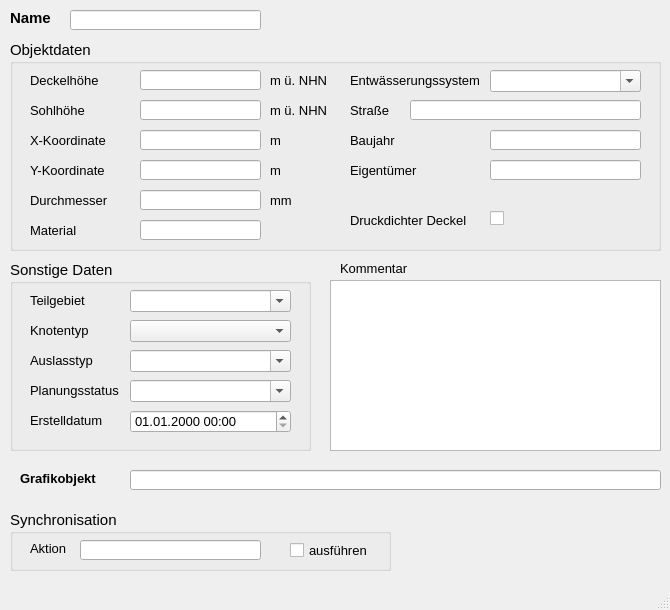
<?xml version="1.0" encoding="UTF-8"?>
<ui version="4.0">
 <class>MainWindow</class>
 <widget class="QMainWindow" name="MainWindow">
  <property name="enabled">
   <bool>true</bool>
  </property>
  <property name="geometry">
   <rect>
    <x>0</x>
    <y>0</y>
    <width>670</width>
    <height>610</height>
   </rect>
  </property>
  <property name="minimumSize">
   <size>
    <width>670</width>
    <height>610</height>
   </size>
  </property>
  <property name="font">
   <font>
    <family>Tahoma</family>
    <pointsize>10</pointsize>
   </font>
  </property>
  <property name="windowTitle">
   <string>Auslass</string>
  </property>
  <widget class="QWidget" name="centralwidget">
   <widget class="QLabel" name="label">
    <property name="geometry">
     <rect>
      <x>10</x>
      <y>10</y>
      <width>51</width>
      <height>16</height>
     </rect>
    </property>
    <property name="font">
     <font>
      <family>Tahoma</family>
      <pointsize>11</pointsize>
      <weight>75</weight>
      <bold>true</bold>
     </font>
    </property>
    <property name="text">
     <string>Name</string>
    </property>
   </widget>
   <widget class="QLabel" name="label_14">
    <property name="geometry">
     <rect>
      <x>340</x>
      <y>260</y>
      <width>81</width>
      <height>16</height>
     </rect>
    </property>
    <property name="font">
     <font>
      <family>Tahoma</family>
      <pointsize>10</pointsize>
     </font>
    </property>
    <property name="text">
     <string>Kommentar</string>
    </property>
   </widget>
   <widget class="QTextEdit" name="kommentar">
    <property name="geometry">
     <rect>
      <x>330</x>
      <y>280</y>
      <width>331</width>
      <height>171</height>
     </rect>
    </property>
    <property name="minimumSize">
     <size>
      <width>0</width>
      <height>0</height>
     </size>
    </property>
    <property name="font">
     <font>
      <family>Tahoma</family>
      <pointsize>10</pointsize>
     </font>
    </property>
    <property name="toolTip">
     <string>&lt;html&gt;&lt;head/&gt;&lt;body&gt;&lt;p&gt;Platz für zusätzliche Kommentare&lt;/p&gt;&lt;/body&gt;&lt;/html&gt;</string>
    </property>
    <property name="statusTip">
     <string>Platz für zusätzliche Kommentare</string>
    </property>
   </widget>
   <widget class="QLineEdit" name="schnam">
    <property name="geometry">
     <rect>
      <x>70</x>
      <y>10</y>
      <width>191</width>
      <height>20</height>
     </rect>
    </property>
    <property name="font">
     <font>
      <family>Tahoma</family>
      <pointsize>11</pointsize>
     </font>
    </property>
    <property name="toolTip">
     <string>&lt;html&gt;&lt;head/&gt;&lt;body&gt;&lt;p&gt;Eindeutige Bezeichnung&lt;/p&gt;&lt;/body&gt;&lt;/html&gt;</string>
    </property>
    <property name="statusTip">
     <string>Eindeutige Bezeichnung</string>
    </property>
   </widget>
   <widget class="QGroupBox" name="groupBox_3">
    <property name="geometry">
     <rect>
      <x>10</x>
      <y>260</y>
      <width>301</width>
      <height>191</height>
     </rect>
    </property>
    <property name="font">
     <font>
      <family>Tahoma</family>
      <pointsize>11</pointsize>
     </font>
    </property>
    <property name="title">
     <string>Sonstige Daten</string>
    </property>
    <widget class="QLabel" name="label_15">
     <property name="geometry">
      <rect>
       <x>20</x>
       <y>30</y>
       <width>101</width>
       <height>20</height>
      </rect>
     </property>
     <property name="font">
      <font>
       <family>Tahoma</family>
       <pointsize>10</pointsize>
      </font>
     </property>
     <property name="text">
      <string>Teilgebiet</string>
     </property>
     <property name="buddy">
      <cstring>simstatus</cstring>
     </property>
    </widget>
    <widget class="QLabel" name="label_16">
     <property name="geometry">
      <rect>
       <x>20</x>
       <y>120</y>
       <width>101</width>
       <height>21</height>
      </rect>
     </property>
     <property name="font">
      <font>
       <family>Tahoma</family>
       <pointsize>10</pointsize>
      </font>
     </property>
     <property name="text">
      <string>Planungsstatus</string>
     </property>
     <property name="buddy">
      <cstring>simstatus</cstring>
     </property>
    </widget>
    <widget class="QLabel" name="label_71">
     <property name="geometry">
      <rect>
       <x>20</x>
       <y>150</y>
       <width>101</width>
       <height>21</height>
      </rect>
     </property>
     <property name="font">
      <font>
       <family>Tahoma</family>
       <pointsize>10</pointsize>
      </font>
     </property>
     <property name="text">
      <string>Erstelldatum</string>
     </property>
    </widget>
    <widget class="QComboBox" name="teilgebiet">
     <property name="geometry">
      <rect>
       <x>120</x>
       <y>30</y>
       <width>161</width>
       <height>22</height>
      </rect>
     </property>
     <property name="font">
      <font>
       <family>Tahoma</family>
       <pointsize>10</pointsize>
      </font>
     </property>
     <property name="toolTip">
      <string>&lt;html&gt;&lt;head/&gt;&lt;body&gt;&lt;p&gt;Zuordnung zu definiertem Teilgebiet&lt;/p&gt;&lt;/body&gt;&lt;/html&gt;</string>
     </property>
     <property name="statusTip">
      <string>Zuordnung zu definiertem Teilgebiet</string>
     </property>
     <property name="editable">
      <bool>true</bool>
     </property>
    </widget>
    <widget class="QComboBox" name="simstatus">
     <property name="enabled">
      <bool>true</bool>
     </property>
     <property name="geometry">
      <rect>
       <x>120</x>
       <y>120</y>
       <width>161</width>
       <height>22</height>
      </rect>
     </property>
     <property name="font">
      <font>
       <family>Tahoma</family>
       <pointsize>10</pointsize>
      </font>
     </property>
     <property name="toolTip">
      <string>&lt;html&gt;&lt;head/&gt;&lt;body&gt;&lt;p&gt;aktueller Status (z.B. vorhanden, in Planung, etc.)&lt;/p&gt;&lt;/body&gt;&lt;/html&gt;</string>
     </property>
     <property name="statusTip">
      <string>aktueller Status (z.B. vorhanden, in Planung, etc.)</string>
     </property>
     <property name="editable">
      <bool>true</bool>
     </property>
    </widget>
    <widget class="QgsDateTimeEdit" name="createdat">
     <property name="geometry">
      <rect>
       <x>120</x>
       <y>150</y>
       <width>161</width>
       <height>23</height>
      </rect>
     </property>
     <property name="font">
      <font>
       <family>Tahoma</family>
       <pointsize>10</pointsize>
      </font>
     </property>
     <property name="currentSection">
      <enum>QDateTimeEdit::DaySection</enum>
     </property>
     <property name="displayFormat">
      <string>dd.MM.yyyy HH:mm</string>
     </property>
    </widget>
    <widget class="QLabel" name="label_26">
     <property name="geometry">
      <rect>
       <x>20</x>
       <y>60</y>
       <width>101</width>
       <height>20</height>
      </rect>
     </property>
     <property name="font">
      <font>
       <family>Tahoma</family>
       <pointsize>10</pointsize>
      </font>
     </property>
     <property name="text">
      <string>Knotentyp</string>
     </property>
     <property name="buddy">
      <cstring>simstatus</cstring>
     </property>
    </widget>
    <widget class="QComboBox" name="knotentyp">
     <property name="geometry">
      <rect>
       <x>120</x>
       <y>60</y>
       <width>161</width>
       <height>22</height>
      </rect>
     </property>
     <property name="toolTip">
      <string>&lt;html&gt;&lt;head/&gt;&lt;body&gt;&lt;p&gt;Besondere Lage im Kanalnetz (z.B. Anfangsschacht)&lt;/p&gt;&lt;/body&gt;&lt;/html&gt;</string>
     </property>
     <property name="statusTip">
      <string>Besondere Lage im Kanalnetz (z.B. Anfangsschacht)</string>
     </property>
    </widget>
    <widget class="QComboBox" name="auslasstyp">
     <property name="geometry">
      <rect>
       <x>120</x>
       <y>90</y>
       <width>161</width>
       <height>22</height>
      </rect>
     </property>
     <property name="font">
      <font>
       <family>Tahoma</family>
       <pointsize>10</pointsize>
      </font>
     </property>
     <property name="toolTip">
      <string>&lt;html&gt;&lt;head/&gt;&lt;body&gt;&lt;p&gt;Auslasstyp (z.B. frei, normal, konstant, etc.)&lt;/p&gt;&lt;/body&gt;&lt;/html&gt;</string>
     </property>
     <property name="statusTip">
      <string>Auslasstyp (z.B. frei, normal, konstant, etc.)</string>
     </property>
     <property name="editable">
      <bool>true</bool>
     </property>
    </widget>
    <widget class="QLabel" name="label_40">
     <property name="geometry">
      <rect>
       <x>20</x>
       <y>90</y>
       <width>91</width>
       <height>21</height>
      </rect>
     </property>
     <property name="font">
      <font>
       <family>Tahoma</family>
       <pointsize>10</pointsize>
      </font>
     </property>
     <property name="text">
      <string>Auslasstyp</string>
     </property>
    </widget>
   </widget>
   <widget class="QGroupBox" name="groupBox_2">
    <property name="geometry">
     <rect>
      <x>10</x>
      <y>40</y>
      <width>651</width>
      <height>211</height>
     </rect>
    </property>
    <property name="font">
     <font>
      <family>Tahoma</family>
      <pointsize>11</pointsize>
     </font>
    </property>
    <property name="title">
     <string>Objektdaten</string>
    </property>
    <widget class="QLabel" name="label_4">
     <property name="geometry">
      <rect>
       <x>20</x>
       <y>60</y>
       <width>81</width>
       <height>21</height>
      </rect>
     </property>
     <property name="font">
      <font>
       <family>Tahoma</family>
       <pointsize>10</pointsize>
      </font>
     </property>
     <property name="text">
      <string>Sohlhöhe</string>
     </property>
    </widget>
    <widget class="QLabel" name="label_13">
     <property name="geometry">
      <rect>
       <x>260</x>
       <y>90</y>
       <width>41</width>
       <height>21</height>
      </rect>
     </property>
     <property name="font">
      <font>
       <family>Tahoma</family>
       <pointsize>10</pointsize>
      </font>
     </property>
     <property name="text">
      <string>m</string>
     </property>
    </widget>
    <widget class="QLabel" name="label_17">
     <property name="geometry">
      <rect>
       <x>20</x>
       <y>30</y>
       <width>81</width>
       <height>21</height>
      </rect>
     </property>
     <property name="font">
      <font>
       <family>Tahoma</family>
       <pointsize>10</pointsize>
      </font>
     </property>
     <property name="text">
      <string>Deckelhöhe</string>
     </property>
    </widget>
    <widget class="QLabel" name="label_18">
     <property name="geometry">
      <rect>
       <x>260</x>
       <y>120</y>
       <width>41</width>
       <height>21</height>
      </rect>
     </property>
     <property name="font">
      <font>
       <family>Tahoma</family>
       <pointsize>10</pointsize>
      </font>
     </property>
     <property name="text">
      <string>m</string>
     </property>
    </widget>
    <widget class="QLabel" name="label_19">
     <property name="geometry">
      <rect>
       <x>20</x>
       <y>120</y>
       <width>81</width>
       <height>21</height>
      </rect>
     </property>
     <property name="font">
      <font>
       <family>Tahoma</family>
       <pointsize>10</pointsize>
      </font>
     </property>
     <property name="text">
      <string>Y-Koordinate</string>
     </property>
    </widget>
    <widget class="QLabel" name="label_20">
     <property name="geometry">
      <rect>
       <x>260</x>
       <y>60</y>
       <width>61</width>
       <height>21</height>
      </rect>
     </property>
     <property name="font">
      <font>
       <family>Tahoma</family>
       <pointsize>10</pointsize>
      </font>
     </property>
     <property name="text">
      <string>m ü. NHN</string>
     </property>
    </widget>
    <widget class="QLabel" name="label_21">
     <property name="geometry">
      <rect>
       <x>260</x>
       <y>30</y>
       <width>61</width>
       <height>21</height>
      </rect>
     </property>
     <property name="font">
      <font>
       <family>Tahoma</family>
       <pointsize>10</pointsize>
      </font>
     </property>
     <property name="text">
      <string>m ü. NHN</string>
     </property>
    </widget>
    <widget class="QLabel" name="label_22">
     <property name="geometry">
      <rect>
       <x>20</x>
       <y>90</y>
       <width>81</width>
       <height>21</height>
      </rect>
     </property>
     <property name="font">
      <font>
       <family>Tahoma</family>
       <pointsize>10</pointsize>
      </font>
     </property>
     <property name="text">
      <string>X-Koordinate</string>
     </property>
    </widget>
    <widget class="QLabel" name="label_2">
     <property name="geometry">
      <rect>
       <x>340</x>
       <y>60</y>
       <width>61</width>
       <height>21</height>
      </rect>
     </property>
     <property name="font">
      <font>
       <family>Tahoma</family>
       <pointsize>10</pointsize>
      </font>
     </property>
     <property name="text">
      <string>Straße</string>
     </property>
    </widget>
    <widget class="QLabel" name="label_44">
     <property name="geometry">
      <rect>
       <x>340</x>
       <y>30</y>
       <width>131</width>
       <height>21</height>
      </rect>
     </property>
     <property name="font">
      <font>
       <family>Tahoma</family>
       <pointsize>10</pointsize>
      </font>
     </property>
     <property name="text">
      <string>Entwässerungssystem</string>
     </property>
    </widget>
    <widget class="QLineEdit" name="sohlhoehe">
     <property name="geometry">
      <rect>
       <x>130</x>
       <y>60</y>
       <width>121</width>
       <height>20</height>
      </rect>
     </property>
     <property name="font">
      <font>
       <family>Tahoma</family>
       <pointsize>10</pointsize>
      </font>
     </property>
     <property name="toolTip">
      <string/>
     </property>
     <property name="statusTip">
      <string/>
     </property>
    </widget>
    <widget class="QLineEdit" name="deckelhoehe">
     <property name="geometry">
      <rect>
       <x>130</x>
       <y>30</y>
       <width>121</width>
       <height>20</height>
      </rect>
     </property>
     <property name="font">
      <font>
       <family>Tahoma</family>
       <pointsize>10</pointsize>
      </font>
     </property>
     <property name="toolTip">
      <string>&lt;html&gt;&lt;head/&gt;&lt;body&gt;&lt;p&gt;i.d.R. Geländehöhe&lt;/p&gt;&lt;/body&gt;&lt;/html&gt;</string>
     </property>
     <property name="statusTip">
      <string>i.d.R. Geländehöhe</string>
     </property>
    </widget>
    <widget class="QLineEdit" name="x">
     <property name="geometry">
      <rect>
       <x>130</x>
       <y>90</y>
       <width>121</width>
       <height>20</height>
      </rect>
     </property>
     <property name="font">
      <font>
       <family>Tahoma</family>
       <pointsize>10</pointsize>
      </font>
     </property>
     <property name="toolTip">
      <string>&lt;html&gt;&lt;head/&gt;&lt;body&gt;&lt;p&gt;Lage-Koordinate (im Projektionssystem des Layers)&lt;/p&gt;&lt;/body&gt;&lt;/html&gt;</string>
     </property>
     <property name="statusTip">
      <string>Lage-Koordinate (im Projektionssystem des Layers)</string>
     </property>
     <property name="readOnly">
      <bool>true</bool>
     </property>
    </widget>
    <widget class="QLineEdit" name="y">
     <property name="geometry">
      <rect>
       <x>130</x>
       <y>120</y>
       <width>121</width>
       <height>20</height>
      </rect>
     </property>
     <property name="font">
      <font>
       <family>Tahoma</family>
       <pointsize>10</pointsize>
      </font>
     </property>
     <property name="toolTip">
      <string>&lt;html&gt;&lt;head/&gt;&lt;body&gt;&lt;p&gt;Lage-Koordinate (für Deutschland z.B ETRS89 / UTM Zone 32N) &lt;/p&gt;&lt;/body&gt;&lt;/html&gt;</string>
     </property>
     <property name="statusTip">
      <string>Lage-Koordinate (für Deutschland z.B ETRS89 / UTM Zone 32N)</string>
     </property>
     <property name="readOnly">
      <bool>true</bool>
     </property>
    </widget>
    <widget class="QLineEdit" name="strasse">
     <property name="geometry">
      <rect>
       <x>400</x>
       <y>60</y>
       <width>231</width>
       <height>20</height>
      </rect>
     </property>
     <property name="font">
      <font>
       <family>Tahoma</family>
       <pointsize>10</pointsize>
      </font>
     </property>
     <property name="toolTip">
      <string/>
     </property>
     <property name="statusTip">
      <string/>
     </property>
    </widget>
    <widget class="QComboBox" name="entwart">
     <property name="geometry">
      <rect>
       <x>480</x>
       <y>30</y>
       <width>151</width>
       <height>22</height>
      </rect>
     </property>
     <property name="font">
      <font>
       <family>Tahoma</family>
       <pointsize>10</pointsize>
      </font>
     </property>
     <property name="toolTip">
      <string>&lt;html&gt;&lt;head/&gt;&lt;body&gt;&lt;p&gt;vorh. Entwässerungssystem (z.B. Mischwasser, Regenwasser etc.)&lt;/p&gt;&lt;/body&gt;&lt;/html&gt;</string>
     </property>
     <property name="statusTip">
      <string>vorh. Entwässerungssystem (z.B. Mischwasser, Regenwasser etc.)</string>
     </property>
     <property name="editable">
      <bool>true</bool>
     </property>
    </widget>
    <widget class="QLabel" name="label_23">
     <property name="geometry">
      <rect>
       <x>20</x>
       <y>150</y>
       <width>81</width>
       <height>21</height>
      </rect>
     </property>
     <property name="font">
      <font>
       <family>Tahoma</family>
       <pointsize>10</pointsize>
      </font>
     </property>
     <property name="text">
      <string>Durchmesser</string>
     </property>
    </widget>
    <widget class="QLineEdit" name="durchm">
     <property name="geometry">
      <rect>
       <x>130</x>
       <y>150</y>
       <width>121</width>
       <height>20</height>
      </rect>
     </property>
     <property name="toolTip">
      <string/>
     </property>
     <property name="statusTip">
      <string/>
     </property>
    </widget>
    <widget class="QLabel" name="label_24">
     <property name="geometry">
      <rect>
       <x>20</x>
       <y>180</y>
       <width>81</width>
       <height>21</height>
      </rect>
     </property>
     <property name="font">
      <font>
       <family>Tahoma</family>
       <pointsize>10</pointsize>
      </font>
     </property>
     <property name="text">
      <string>Material</string>
     </property>
    </widget>
    <widget class="QLineEdit" name="material">
     <property name="geometry">
      <rect>
       <x>130</x>
       <y>180</y>
       <width>121</width>
       <height>20</height>
      </rect>
     </property>
     <property name="toolTip">
      <string>&lt;html&gt;&lt;head/&gt;&lt;body&gt;&lt;p&gt;Material des Schachtes (z.B. Beton, Gussstahl etc.)&lt;/p&gt;&lt;/body&gt;&lt;/html&gt;</string>
     </property>
     <property name="statusTip">
      <string>Material des Schachtes (z.B. Beton, Gussstahl etc.)</string>
     </property>
    </widget>
    <widget class="QLabel" name="label_6">
     <property name="geometry">
      <rect>
       <x>340</x>
       <y>90</y>
       <width>61</width>
       <height>21</height>
      </rect>
     </property>
     <property name="font">
      <font>
       <family>Tahoma</family>
       <pointsize>10</pointsize>
      </font>
     </property>
     <property name="text">
      <string>Baujahr</string>
     </property>
    </widget>
    <widget class="QLineEdit" name="baujahr">
     <property name="geometry">
      <rect>
       <x>480</x>
       <y>90</y>
       <width>151</width>
       <height>20</height>
      </rect>
     </property>
     <property name="toolTip">
      <string/>
     </property>
     <property name="statusTip">
      <string/>
     </property>
    </widget>
    <widget class="QLabel" name="label_25">
     <property name="geometry">
      <rect>
       <x>260</x>
       <y>150</y>
       <width>41</width>
       <height>21</height>
      </rect>
     </property>
     <property name="font">
      <font>
       <family>Tahoma</family>
       <pointsize>10</pointsize>
      </font>
     </property>
     <property name="text">
      <string>mm</string>
     </property>
    </widget>
    <widget class="QLabel" name="label_7">
     <property name="geometry">
      <rect>
       <x>340</x>
       <y>120</y>
       <width>71</width>
       <height>21</height>
      </rect>
     </property>
     <property name="font">
      <font>
       <family>Tahoma</family>
       <pointsize>10</pointsize>
      </font>
     </property>
     <property name="text">
      <string>Eigentümer</string>
     </property>
    </widget>
    <widget class="QLineEdit" name="eigentum">
     <property name="geometry">
      <rect>
       <x>480</x>
       <y>120</y>
       <width>151</width>
       <height>20</height>
      </rect>
     </property>
     <property name="toolTip">
      <string/>
     </property>
     <property name="statusTip">
      <string/>
     </property>
    </widget>
    <widget class="QLabel" name="label_8">
     <property name="geometry">
      <rect>
       <x>340</x>
       <y>170</y>
       <width>121</width>
       <height>21</height>
      </rect>
     </property>
     <property name="font">
      <font>
       <family>Tahoma</family>
       <pointsize>10</pointsize>
      </font>
     </property>
     <property name="text">
      <string>Druckdichter Deckel</string>
     </property>
    </widget>
    <widget class="QCheckBox" name="druckdicht">
     <property name="geometry">
      <rect>
       <x>480</x>
       <y>170</y>
       <width>21</width>
       <height>17</height>
      </rect>
     </property>
     <property name="toolTip">
      <string/>
     </property>
     <property name="statusTip">
      <string/>
     </property>
     <property name="text">
      <string/>
     </property>
    </widget>
   </widget>
   <widget class="QLabel" name="label_27">
    <property name="geometry">
     <rect>
      <x>20</x>
      <y>470</y>
      <width>101</width>
      <height>16</height>
     </rect>
    </property>
    <property name="font">
     <font>
      <family>Tahoma</family>
      <pointsize>10</pointsize>
      <weight>75</weight>
      <bold>true</bold>
     </font>
    </property>
    <property name="text">
     <string>Grafikobjekt</string>
    </property>
   </widget>
   <widget class="QGroupBox" name="groupBox_sync">
    <property name="geometry">
     <rect>
      <x>10</x>
      <y>510</y>
      <width>381</width>
      <height>61</height>
     </rect>
    </property>
    <property name="font">
     <font>
      <family>Tahoma</family>
      <pointsize>11</pointsize>
     </font>
    </property>
    <property name="title">
     <string>Synchronisation</string>
    </property>
    <widget class="QCheckBox" name="status">
     <property name="geometry">
      <rect>
       <x>280</x>
       <y>30</y>
       <width>101</width>
       <height>21</height>
      </rect>
     </property>
     <property name="font">
      <font>
       <family>Tahoma</family>
       <pointsize>10</pointsize>
      </font>
     </property>
     <property name="toolTip">
      <string>Synchronisation aktivieren</string>
     </property>
     <property name="statusTip">
      <string>Synchronisation aktivieren</string>
     </property>
     <property name="text">
      <string>ausführen</string>
     </property>
    </widget>
    <widget class="QLabel" name="label_28">
     <property name="geometry">
      <rect>
       <x>20</x>
       <y>30</y>
       <width>51</width>
       <height>16</height>
      </rect>
     </property>
     <property name="font">
      <font>
       <family>Tahoma</family>
       <pointsize>10</pointsize>
      </font>
     </property>
     <property name="text">
      <string>Aktion</string>
     </property>
    </widget>
    <widget class="QLineEdit" name="aktion">
     <property name="geometry">
      <rect>
       <x>70</x>
       <y>30</y>
       <width>181</width>
       <height>20</height>
      </rect>
     </property>
     <property name="toolTip">
      <string>&lt;html&gt;&lt;head/&gt;&lt;body&gt;&lt;p&gt;Maßnahme zur Synchronisation&lt;/p&gt;&lt;/body&gt;&lt;/html&gt;</string>
     </property>
     <property name="statusTip">
      <string>Maßnahme zur Synchronisation</string>
     </property>
    </widget>
   </widget>
   <widget class="QLineEdit" name="objekt">
    <property name="geometry">
     <rect>
      <x>130</x>
      <y>470</y>
      <width>531</width>
      <height>20</height>
     </rect>
    </property>
    <property name="toolTip">
     <string>&lt;html&gt;&lt;head/&gt;&lt;body&gt;&lt;p&gt;Textbeschreibung (WKT) des Grafikobjekts&lt;/p&gt;&lt;/body&gt;&lt;/html&gt;</string>
    </property>
    <property name="statusTip">
     <string>Textbeschreibung des Grafikobjekts</string>
    </property>
   </widget>
  </widget>
  <widget class="QMenuBar" name="menubar">
   <property name="geometry">
    <rect>
     <x>0</x>
     <y>0</y>
     <width>670</width>
     <height>22</height>
    </rect>
   </property>
  </widget>
  <widget class="QStatusBar" name="statusbar"/>
 </widget>
 <customwidgets>
  <customwidget>
   <class>QgsDateTimeEdit</class>
   <extends>QDateTimeEdit</extends>
   <header>qgsdatetimeedit.h</header>
  </customwidget>
 </customwidgets>
 <tabstops>
  <tabstop>schnam</tabstop>
  <tabstop>auslasstyp</tabstop>
  <tabstop>x</tabstop>
  <tabstop>y</tabstop>
  <tabstop>sohlhoehe</tabstop>
  <tabstop>deckelhoehe</tabstop>
  <tabstop>simstatus</tabstop>
  <tabstop>entwart</tabstop>
  <tabstop>teilgebiet</tabstop>
  <tabstop>strasse</tabstop>
  <tabstop>createdat</tabstop>
  <tabstop>kommentar</tabstop>
 </tabstops>
 <resources/>
 <connections/>
</ui>
